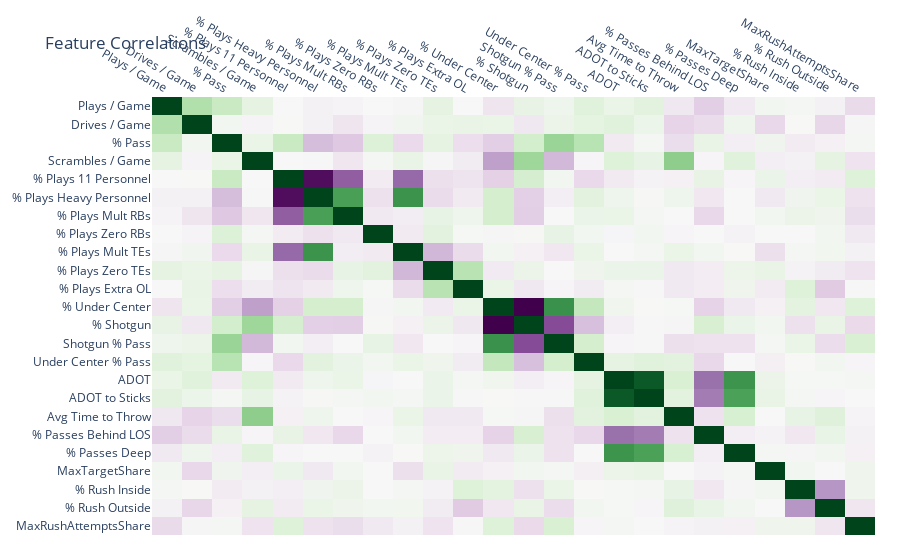

The notebook cell this image was saved under:
### Code cell
''' Correlation Matrix '''

corr_matrix = offense_tendencies[OFFENSE_FEATURES].corr()

fig = px.imshow(
    corr_matrix,
    color_continuous_scale=px.colors.diverging.PRGn,
    aspect="auto"
)
fig.update_xaxes(side="top")
fig.update_coloraxes(
    cmid=0,
    showscale=False,
)
fig.update_layout(
    title='Feature Correlations',
    margin=dict(r=25, b=25)
)
fig.show()

### Figure 1 — Plotly figure (JSON) as saved in the notebook; plotly's stock layout.template omitted (floating-point values rounded to 4 significant figures; data arrays with more than 128 entries replaced by an {"elided": "..."} marker saying what was removed)
{"data": [{"coloraxis": "coloraxis", "hovertemplate": "x: %{x}<br>y: %{y}<br>color: %{z}<extra></extra>", "name": "0", "type": "heatmap", "x": ["Plays / Game", "Drives / Game", "% Pass", "Scrambles / Game", "% Plays 11 Personnel", "% Plays Heavy Personnel", "% Plays Mult RBs", "% Plays Zero RBs", "% Plays Mult TEs", "% Plays Zero TEs", "% Plays Extra OL", "% Under Center", "% Shotgun", "Shotgun % Pass", "Under Center % Pass", "ADOT", "ADOT to Sticks", "Avg Time to Throw", "% Passes Behind LOS", "% Passes Deep", "MaxTargetShare", "% Rush Inside", "% Rush Outside", "MaxRushAttemptsShare"], "xaxis": "x", "y": ["Plays / Game", "Drives / Game", "% Pass", "Scrambles / Game", "% Plays 11 Personnel", "% Plays Heavy Personnel", "% Plays Mult RBs", "% Plays Zero RBs", "% Plays Mult TEs", "% Plays Zero TEs", "% Plays Extra OL", "% Under Center", "% Shotgun", "Shotgun % Pass", "Under Center % Pass", "ADOT", "ADOT to Sticks", "Avg Time to Throw", "% Passes Behind LOS", "% Passes Deep", "MaxTargetShare", "% Rush Inside", "% Rush Outside", "MaxRushAttemptsShare"], "yaxis": "y", "z": {"elided": "24x24 float values"}}], "layout": {"coloraxis": {"cmid": 0, "colorscale": [[0, "rgb(64,0,75)"], [0.1, "rgb(118,42,131)"], [0.2, "rgb(153,112,171)"], [0.3, "rgb(194,165,207)"], [0.4, "rgb(231,212,232)"], [0.5, "rgb(247,247,247)"], [0.6, "rgb(217,240,211)"], [0.7, "rgb(166,219,160)"], [0.8, "rgb(90,174,97)"], [0.9, "rgb(27,120,55)"], [1, "rgb(0,68,27)"]], "showscale": false}, "margin": {"b": 25, "r": 25, "t": 60}, "title": {"text": "Feature Correlations"}, "xaxis": {"anchor": "y", "domain": [0, 1], "side": "top"}, "yaxis": {"anchor": "x", "autorange": "reversed", "domain": [0, 1]}}}
